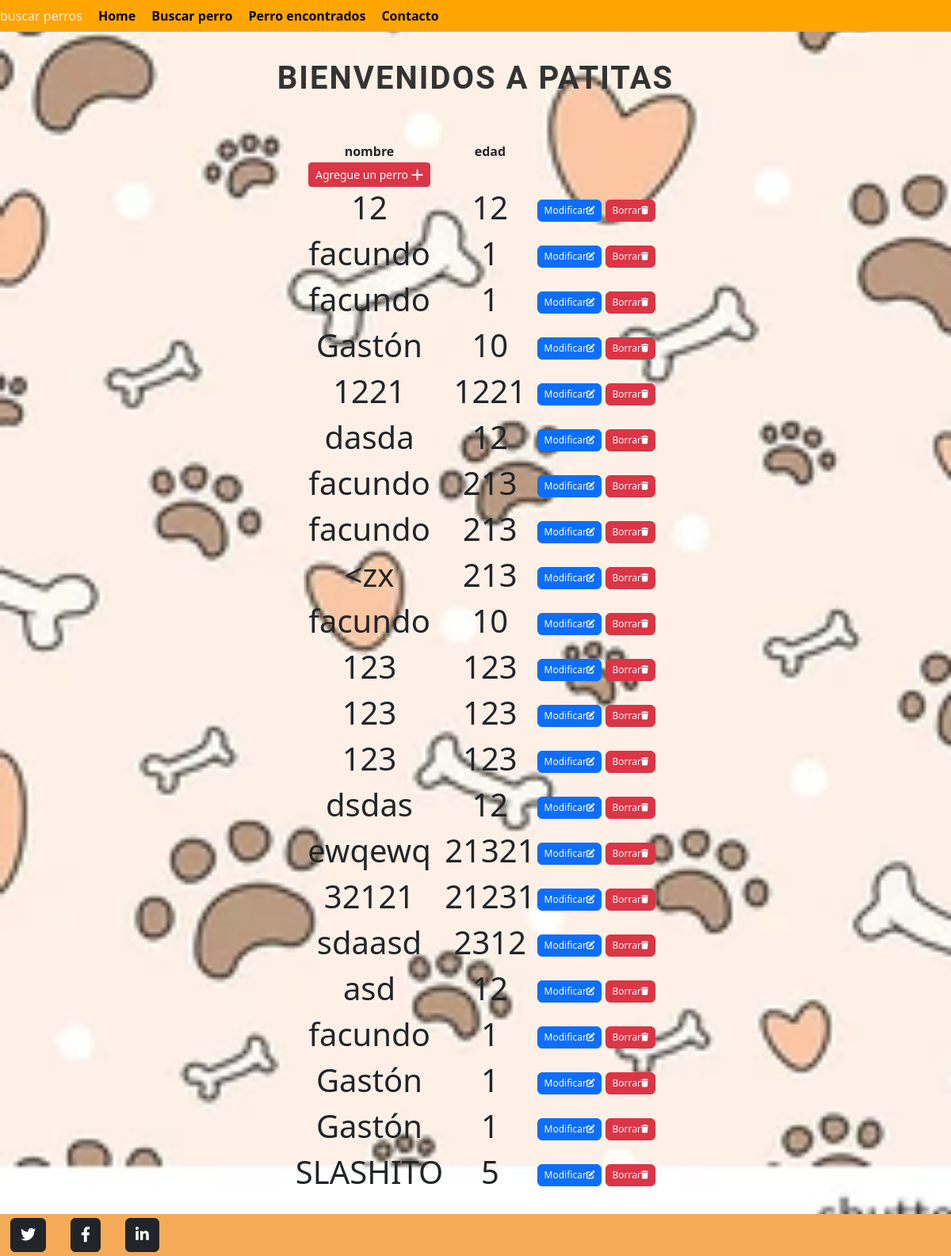
Page /tienda/perro_list on the committed database.
### tienda/models.py (models this page shows)
class Perro(models.Model):
    nombre = models.CharField(max_length=40)
    edad = models.IntegerField()

### tienda/views.py (the view)
# urls.py: path('perro_list', views.PerroList.as_view(), name="perro_list"),
class PerroList( ListView):
    model = Perro
    template_name = "perro_list.html"

### tienda/templates/perro_list.html
{%extends './home.html'%}
 {%block titulo%}
<li class="titulo"> buscar perros</li>
{%endblock titulo%}
{%block contenido%}
<table>
    <thead><tr>
        <th>nombre</th>
        <th>edad</th>
    <tbody>
           <td>
            <a
            href="{% url 'create_perro' %}"
            class="btn btn-danger btn-sm"
            >Agregue un perro  <i class="fa fa-plus fa-lg" title="New Record"> </i>
            </a>
        </td>
{% for p in perro_list %}
    <tr>
        <td ><h1>{{ p.nombre }}</h1></td>
        <td ><h1>{{ p.edad }}</h1></td>
 <td>
            <a
              href="{% url 'update_perro'  p.id  %}"
              class="btn btn-primary"
              style="--bs-btn-padding-y: .25rem; --bs-btn-padding-x: .5rem; --bs-btn-font-size: .75rem;"
              >Modificar<i class="fa fa-edit fa-sm" title="Edit Record"></i>
            </a>
            <a
              href="{% url 'delete_perro' p.id %}"
              class="btn btn-danger"
              style="--bs-btn-padding-y: .25rem; --bs-btn-padding-x: .5rem; --bs-btn-font-size: .75rem;"
              >Borrar<i class="fa fa-trash fa-sm" title="Delete Record"></i>
            </a>
          </td>
 {% endfor %}
    </tbody>
</table>
        {%endblock contenido%}

### tienda/static/css/style.css (style rules this page uses)
body { margin: 0; padding: 0; font-family: 'Montserrat', sans-serif; line-height: 1.6; background-image: url('./fotos/dog-seamless-pattern-paws-bones-260nw-2350264459.webp'); background-repeat: no-repeat; background-size: cover; display: flex; flex-direction: column; min-height: 100vh; }
.titulo { color: #f5ebeb; text-decoration: none; display: block; transition: color 0.3s ease; }

### rows in the picture
Perro: nombre "12", edad "12"
Perro: nombre "facundo", edad "1"
Perro: nombre "facundo", edad "1"
Perro: nombre "Gastón", edad "10"
Perro: nombre "1221", edad "1221"
Perro: nombre "dasda", edad "12"
Perro: nombre "facundo", edad "213"
Perro: nombre "facundo", edad "213"
Perro: nombre "<zx", edad "213"
Perro: nombre "facundo", edad "10"
Perro: nombre "123", edad "123"
Perro: nombre "123", edad "123"
Perro: nombre "123", edad "123"
Perro: nombre "dsdas", edad "12"
Perro: nombre "ewqewq", edad "21321"
Perro: nombre "32121", edad "21231"
Perro: nombre "sdaasd", edad "2312"
Perro: nombre "asd", edad "12"
Perro: nombre "facundo", edad "1"
Perro: nombre "Gastón", edad "1"
Perro: nombre "Gastón", edad "1"
Perro: nombre "SLASHITO", edad "5"
